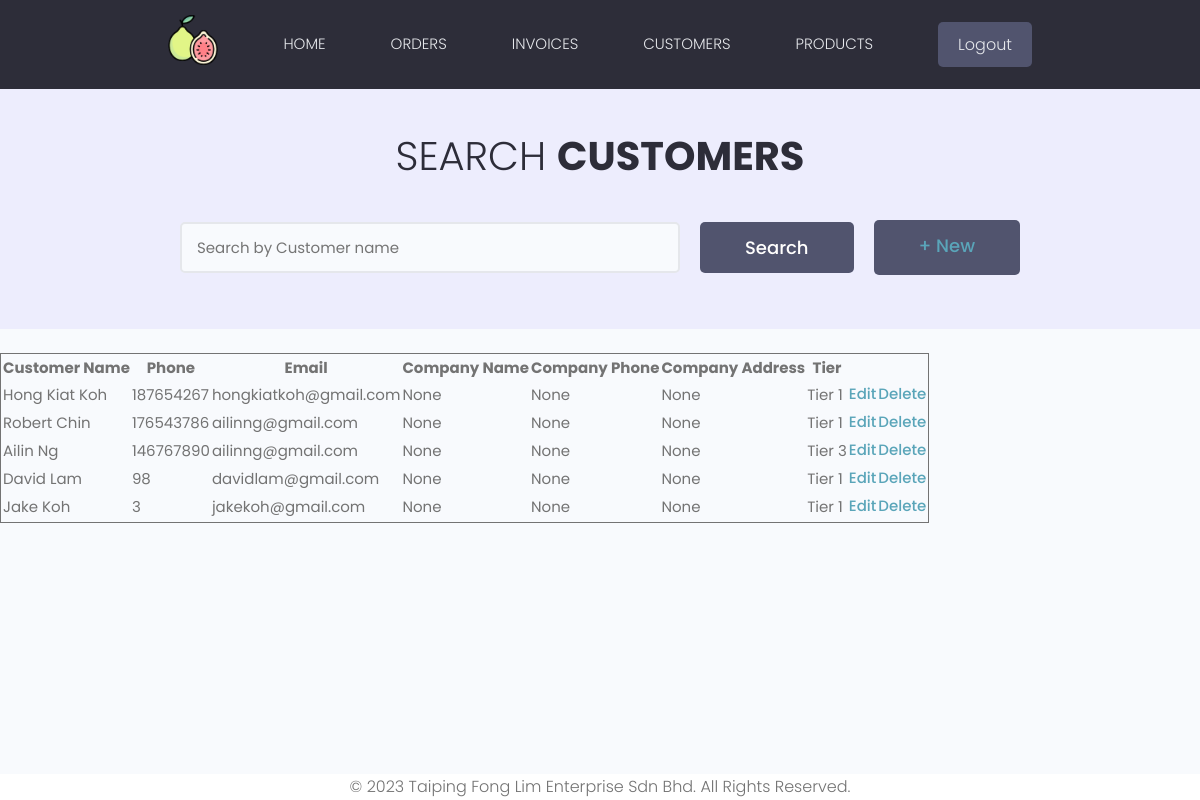
The page /customers/ (signed in) on the database its author committed.
### products/models.py (models this page shows)
class Customer(models.Model):
    firstname = models.CharField(max_length=50, null=True)
    lastname = models.CharField(max_length=50, null=True)
    companyName = models.CharField(max_length=100, null=True, default='N/A')
    companyPhone = models.IntegerField(null=True, default='N/A')
    companyAddress = models.CharField(max_length=200, null=True, default='N/A')
    phone = models.IntegerField(null=True)
    email = models.CharField(max_length=50, null=True)
    tier = models.ForeignKey(Tier, on_delete=models.PROTECT)
    def __str__(self):
        return self.firstname + ' ' + self.lastname

class Tier(models.Model):
    TIERS = (
        ('1', 'Tier 1'),
        ('2', 'Tier 2'),
        ('3', 'Market'),
    )
    tier = models.CharField(max_length=10, choices=TIERS, null=True)
    def __str__(self):
        return 'Tier ' + self.tier

### products/views.py (the view)
# urls.py: path("customers/", views.customers, name="customers"),
@login_required(login_url='login')
def customers(request):
    customers, search_query = searchItems(request, 'search_customer')
    custom_range, customers = paginateItems(request, customers)
    context = {'customers': customers, 'search_query': search_query, 'custom_range': custom_range}
    return render(request, 'customers.html', context)

### products/utilities.py (called while the page is built)
def paginateItems(request, items):
    page = request.GET.get('page')
    results = 10
    paginator = Paginator(items, results)
    try:
        items = paginator.page(page)
    except PageNotAnInteger:
        page = 1
        items = paginator.page(page)
    except EmptyPage:
        page = paginator.num_pages
        items = paginator.page(page)
    leftIndex = int(page) - 4
    if leftIndex < 1:
        leftIndex = 1
    rightIndex = int(page) + 5
    if rightIndex > paginator.num_pages:
        rightIndex = paginator.num_pages + 1
    custom_range = range(leftIndex, rightIndex)
    return custom_range, items

### templates/customers.html (shortened to what this page needs)
{% extends 'main.html' %}
{% block content %}
<main class="projects">
    <section class="hero-section text-center">
    <div class="container container--narrow">
      <div class="hero-section__box">
        <h2>Search <span>Customers</span></h2>
      </div>
      <div class="hero-section__search">
        <form id='searchForm' class="form" action="{% url 'customers' %}" method="get">
          <div class="form__field">
            <input class="input input--text" id="formInput#search" type="text" name="search_query"
              value="{{ search_query }}"
                   placeholder="Search by Customer name" />
          </div>
          <input class="btn btn--sub btn--lg" type="submit" value="Search" /><h1 class="btn btn--sub btn--lg" type="button" value="ADD CUSTOMER"><a href="{% url 'create-customer' %}">+ New</a></h1>
        </form>
      </div>
    </div>
  </section>
<br>
    <table class="table table-striped table-hover table-bordered">
        <tr>
            <th>Customer Name</th>
            <th>Phone</th>
            <th>Email</th>
            <th>Company Name</th>
            <th>Company Phone</th>
            <th>Company Address</th>
            <th>Tier</th>
        </tr>
        {% for customer in customers %}
            <tr>
                <td>{{ customer }}</td>
                <td>{{ customer.phone }}</td>
                <td>{{ customer.email }}</td>
                <td>{{ customer.companyName }}</td>
                <td>{{ customer.companyPhone }}</td>
                <td>{{ customer.companyAddress }}</td>
                <td>{{ customer.tier }}</td>
                <td><a href="{% url 'update-customer' customer.id %}">Edit</a></td>
                <td><a href="{% url 'delete-customer' customer.id %}">Delete</a></td>
            </tr>
        {% endfor %}
    </table>
    <br>
</main>
{% endblock content %}

### static/styles/app.css (style rules this page uses)
:root { --color-sub: #2d2d39; }
.btn--sub { background-color: var(--color-sub-light); }
.hero-section { height: 40vh; display: flex; align-items: center; background-color: var(--color-sub); }
.hero-section__box { margin-bottom: 4rem; }
.hero-section__box > h2, .hero-section__box > h2 > span { font-size: 4rem; color: var(--color-light); line-height: 1.3; text-transform: uppercase; }
.hero-section__box > h2 { font-weight: 300; }
.hero-section__box > h2 > span { font-weight: 700; }
.hero-section__search > .form { display: flex; align-items: center; justify-content: center; gap: 2rem; }
.hero-section__search > .form input.input--text { width: 50rem; }
.projects > .hero-section { background: var(--color-sub-lighter); height: 30vh; }
.projects .hero-section__box { margin-bottom: 2.5rem; }
.projects .hero-section__box > h2 { color: var(--color-sub); }
.projects .hero-section__box > h2 > span { font-weight: 700; color: var(--color-sub); }
.table { border: 1px solid; }

### static/uikit/styles/modules/_variables.css (style rules this page uses)
:root { --color-main: #5aa5b9; --color-main-light: #e6faff; --color-sub: #3f4156; --color-sub-light: #51546e; --color-sub-lighter: #ededfd; --color-text: #737373; --color-gray: #8b8b8b; --color-light: #e5e7eb; --color-light-gray: #767676; --color-bg: #f8fafd; --color-white: #fffefd; --color-white-light: #f3f3f3; --color-success: #359e64; --color-success-bg: #def8e8; --color-error: #fc4b0b; --color-error-bg: #fff2ee; --font-base: 'Poppins', arial, helvetica, 'Segoe UI', roboto, ubuntu, sans-serif; --font-monospace: 'Fira Code', 'Courier New', courier, monospace; --font-regular: 300; --font-medium: 500; --font-bold: 700; --generic-shadow: 1px 1px 5px #00000010; --generic-transition: all 0.3s ease-in-out; }

### static/uikit/styles/modules/_base.css (style rules this page uses)
* { margin: 0; padding: 0; box-sizing: border-box; text-rendering: optimizeLegibility; color: inherit; font-size: inherit; }
html { font-size: 50%; }
@media only screen and (min-width: 480px) { html { font-size: 56.25%; } }
@media only screen and (min-width: 1200px) { html { font-size: 62.5%; } }
body { line-height: 1.6; font-weight: 400; font-size: 1.5rem; color: var(--color-text); background-color: var(--color-bg); min-height: 100vh; }

### static/uikit/styles/modules/_typography.css (style rules this page uses)
* { font-family: var(--font-base); }
h1 { font-size: 4.8rem; font-weight: var(--font-medium); }
h2 { font-size: 3.6rem; font-weight: var(--font-bold); }
p, span, strong { font-size: 1.6rem; color: var(--color-text); font-weight: var(--font-regular); }
a { padding-bottom: 2px; text-decoration: none; display: inline-block; color: var(--color-main); font-weight: var(--font-medium); }

### static/uikit/styles/modules/_utilities.css (style rules this page uses)
.container { width: 92%; max-width: 165rem; margin: 0 auto; box-sizing: border-box; }
.container--narrow { width: 92%; max-width: 120rem; }
@media screen and (min-width: 1000px) { .container { width: 90%; } }
@media screen and (min-width: 1000px) { .container--narrow { width: 85%; } }
@media screen and (min-width: 1200px) { .container { width: 80%; } }
@media screen and (min-width: 1200px) { .container--narrow { width: 72%; } }
.text-center { text-align: center; }

### static/uikit/styles/modules/_button.css (style rules this page uses)
.btn { display: inline-block; position: relative; cursor: pointer; background-color: var(--color-light); font-weight: var(--font-medium); color: var(--color-sub); text-decoration: none; padding: 1rem 2rem; border-radius: 0.5rem; border: none; width: -webkit-fit-content; width: -moz-fit-content; width: fit-content; height: -webkit-fit-content; height: -moz-fit-content; height: fit-content; font-size: 1.6rem; outline-width: 0; outline-color: transparent; -webkit-backface-visibility: hidden; backface-visibility: hidden; transition: all 0.3s ease-in-out; }
.btn--sub { background-color: var(--color-sub); color: var(--color-white); }
.btn--lg { font-size: 1.8rem; padding: 1.2rem 4.5rem; }

### static/uikit/styles/modules/_form.css (style rules this page uses)
.form { display: block; }
.form__field { margin-top: 1.5rem; margin-bottom: 1.5rem; }
input.input[type='text'], input.input[type='email'], input.input[type='password'], input.input[type='number'], select.input, textarea.input { min-width: 24rem; width: 100%; padding: 1.2rem 1.5rem; border-radius: 0.5rem; border: 2px solid var(--color-light); transition: all 0.3s ease-in-out; background-color: var(--color-bg); }

### rows shown on the page
Customer: firstname+lastname "Hong Kiat Koh", phone "187654267", email "hongkiatkoh@gmail.com", companyName "None", companyPhone "None", companyAddress "None", tier "Tier 1"
Customer: firstname+lastname "Robert Chin", phone "176543786", email "ailinng@gmail.com", companyName "None", companyPhone "None", companyAddress "None", tier "Tier 1"
Customer: firstname+lastname "Ailin Ng", phone "146767890", email "ailinng@gmail.com", companyName "None", companyPhone "None", companyAddress "None", tier "Tier 3"
Customer: firstname+lastname "David Lam", phone "98", email "davidlam@gmail.com", companyName "None", companyPhone "None", companyAddress "None", tier "Tier 1"
Customer: firstname+lastname "Jake Koh", phone "3", email "jakekoh@gmail.com", companyName "None", companyPhone "None", companyAddress "None", tier "Tier 1"
